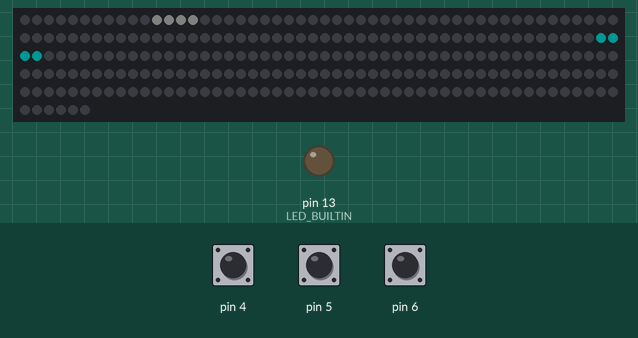
A sketch run on a simulated Arduino Uno, built with avr-gcc and run on an emulated ATmega328P. Shown: 256 RGB LEDs in strip order, left to right, continuing on the next row, output pins drawn as LEDs (lit = HIGH). The test bench sets the inputs (shaded band); at power-on: pin 4 HIGH, pin 5 HIGH, pin 6 HIGH. Dim RGB values are drawn brighter than linear; random numbers use the default seed unless the sketch sets one.

Above: at 1.29 s.

The sketch:

Tetruino.ino
```cpp
#include <Arduino.h>
#include <FastLED.h>

#include "Game.hpp"
#include "Bounds.hpp"
#include "Input.hpp"

using namespace Tetruino;

// Bounds = X, Y of the matrix
// KeyMap = Left, Right, Rotate pins for the input
Game gameInstance(Bounds { 8, 32 }, Input::KeyMap { 4, 5, 6 });

void setup() { gameInstance.setup(); }
void loop()  { gameInstance.loop();  }
```

Block.cpp
```cpp
#include "Block.hpp"

using namespace Tetruino;

Block::Block(const unsigned char size, const YAlignment yAlignment, const BoolArray& shape, const Colour* colour, const int x, const int y):
	size(size), yAlignment(yAlignment), shape(shape), colour(colour), x(x), y(y)
{
	calculateOffset();
}

Block::Block(const Block& other):
	size(other.size), yAlignment(other.yAlignment), shape(other.shape), colour(other.colour), x(other.x), y(other.y)
{
	calculateOffset();
}

// Translation/Rotation
void Block::rotateLeft()
{
	BoolArray output(size * size);

	for(uint8_t x = 0; x < size; x++)
	for(uint8_t y = 0; y < size; y++)
	{
		const uint8_t newX = size - y - 1;
		const uint8_t newY = x;

		output.set((y * size) + x, shape.get((newY * size) + newX));
	}

	// Copy array
	shape.clear();
	for(uint8_t i = 0; i < size * size; i++) shape.set(i, output.get(i));
	calculateOffset();
}

void Block::rotateRight()
{
	BoolArray output(size * size);

	for(uint8_t x = 0; x < size; x++)
	for(uint8_t y = 0; y < size; y++)
	{
		const uint8_t newX = y;
		const uint8_t newY = size - x - 1;

		output.set((y * size) + x, shape.get((newY * size) + newX));
	}

	// Copy array
	shape.clear();
	for(uint8_t i = 0; i < size * size; i++) shape.set(i, output.get(i));
	calculateOffset();
}

Block::ShapeBounds Block::getBounds() const
{
	ShapeBounds bounds { size, 0, size, 0 };

	// Find bounds of actual shape
	for(uint8_t y = 0; y < size; y++)
	for(uint8_t x = 0; x < size; x++)
	{
		if(shape.get(x + (y * size)))
		{
			if(bounds.minX > x) bounds.minX = x;
			if(bounds.maxX < x) bounds.maxX = x;
			if(bounds.minY > y) bounds.minY = y;
			if(bounds.maxY < y) bounds.maxY = y;
		}
	}

	return bounds;
}

void Block::calculateOffset()
{
	const Block::ShapeBounds bounds = getBounds();

	offsetX = -bounds.minX;
	switch(yAlignment)
	{
		default:
		case YAlignment::down:
			offsetY = size - (bounds.maxY + 1);
			break;
		case YAlignment::up:
			offsetY = -bounds.minY;
			break;
	}
}

uint8_t Block::ShapeBounds::getWidth()	const { return (maxX - minX) + 1; }
uint8_t Block::ShapeBounds::getHeight()	const { return (maxY - minY) + 1; }

/*
	Definitions
 */
using YAlignment = Tetruino::Block::YAlignment;

constexpr uint8_t IShapeRaw[] = { 0b00001111u, 0b00000000u };
const BoolArray IShape(16, IShapeRaw);
const Colour IColour = Colour { 0, ColourBrightness, ColourBrightness };
const Block Blocks::I = Block(4, YAlignment::up, IShape, &IColour);

constexpr uint8_t OShapeRaw[] = { 0b1111u };
const BoolArray OShape(4, OShapeRaw);
const Colour OColour = Colour { ColourBrightness, ColourBrightness, 0 };
const Block Blocks::O = Block(2, YAlignment::down, OShape, &OColour);

constexpr uint8_t TShapeRaw[] = { 0b00010111u, 0b0u };
const BoolArray TShape(9, TShapeRaw);
const Colour TColour = Colour { ColourBrightness, 0, ColourBrightness };
const Block Blocks::T = Block(3, YAlignment::up, TShape, &TColour);

constexpr uint8_t SShapeRaw[] = { 0b00011110u, 0b0u };
const BoolArray SShape(9, SShapeRaw);
const Colour SColour = Colour { 0, ColourBrightness, 0 };
const Block Blocks::S = Block(3, YAlignment::up, SShape, &SColour);

constexpr uint8_t ZShapeRaw[] = { 0b00110011u, 0b0u };
const BoolArray ZShape(9, ZShapeRaw);
const Colour ZColour = Colour { ColourBrightness, 0, 0 };
const Block Blocks::Z = Block(3, YAlignment::up, ZShape, &ZColour);

constexpr uint8_t JShapeRaw[] = { 0b00111001u, 0b0u };
const BoolArray JShape(9, JShapeRaw);
const Colour JColour = Colour { 0, 0, ColourBrightness };
const Block Blocks::J = Block(3, YAlignment::up, JShape, &JColour);

constexpr uint8_t LShapeRaw[] = { 0b00111100u, 0b0u };
const BoolArray LShape(9, LShapeRaw);
const Colour LColour = { ColourBrightness, ColourBrightness / 4, 0 };
const Block Blocks::L = Block(3, YAlignment::up, LShape, &LColour);
```

Block.hpp
```cpp
#ifndef TETRUINO_BLOCK_HPP
#define TETRUINO_BLOCK_HPP

#include "Colour.hpp"
#include "BoolArray.hpp"

namespace Tetruino
{
	struct Block
	{
		enum class YAlignment : int8_t { up = 1, down = -1 };

		Block(unsigned char size, YAlignment yAlignment, const BoolArray& shape, const Colour* colour, int x = 0, int y = 0);
		Block(const Block& other);

		const uint8_t size;
		const YAlignment yAlignment;

		BoolArray shape;
		const Colour* colour;

		struct ShapeBounds
		{
			uint8_t minX; uint8_t maxX;
			uint8_t minY; uint8_t maxY;

			uint8_t getWidth() const;
			uint8_t getHeight() const;
		};
		Block::ShapeBounds getBounds() const;

		int x, y;
		int8_t offsetX, offsetY;

		void rotateLeft();
		void rotateRight();
	private:
		void calculateOffset();
	};

	namespace Blocks
	{
		static constexpr uint8_t blockCount = 7;

		extern const Block I;
		extern const Block O;
		extern const Block T;
		extern const Block S;
		extern const Block Z;
		extern const Block J;
		extern const Block L;
	};
}

#endif
```

BoolArray.cpp
```cpp
#include "BoolArray.hpp"

using namespace Tetruino;

BoolArray::BoolArray(const unsigned long size, const uint8_t state[]) : size(size)
{
	// Calculate byte count
	arrayBytesCount = size / 8u;
	if(size % 8 > 0) arrayBytesCount++;

	// Allocate bytes
	arrayBytes = new uint8_t[arrayBytesCount];

	// If state is not supplied, clear, otherwise set the state.
	if(state == nullptr) clear();
	else for(unsigned int i = 0; i < arrayBytesCount; i++) arrayBytes[i] = state[i];
}

BoolArray::BoolArray(const BoolArray& other) : size(other.size), arrayBytesCount(other.arrayBytesCount)
{
	// Copy other bool array
	arrayBytes = new uint8_t[arrayBytesCount];
	for(unsigned int i = 0; i < arrayBytesCount; i++) arrayBytes[i] = other.arrayBytes[i];
}

// Set to new bool array
BoolArray& BoolArray::operator=(const BoolArray& other)
{
	arrayBytesCount = other.arrayBytesCount;

	// Reallocate bytes to other, hopefully doesn't cause fragmentation.
	delete[] arrayBytes;
	arrayBytes = new uint8_t[arrayBytesCount];

	// Copy & return reference
	for(unsigned int i = 0; i < arrayBytesCount; i++) arrayBytes[i] = other.arrayBytes[i];
	return *this;
}

BoolArray::~BoolArray()
{
	delete[] arrayBytes;
}


unsigned long BoolArray::getSize() { return size; }

bool BoolArray::get(const unsigned long index) const
{
	const unsigned int arrayIndex = index / 8u;
	const uint8_t byteIndex = index % 8u;

	return (arrayBytes[arrayIndex] >> byteIndex) & 1;
}

void BoolArray::set(const unsigned long index, const bool value)
{
	const unsigned int arrayIndex = index / 8u;
	const uint8_t byteIndex = index % 8u;

	arrayBytes[arrayIndex] = arrayBytes[arrayIndex] & (0xff - (1 << byteIndex));
	arrayBytes[arrayIndex] += (uint8_t) value << byteIndex;
}

void BoolArray::clear()
{
	for(unsigned int i = 0; i < arrayBytesCount; i++) arrayBytes[i] = 0;
}
```

BoolArray.hpp
```cpp
#ifndef TETRUINO_BOOLARRAY_HPP
#define TETRUINO_BOOLARRAY_HPP

#include <Arduino.h>

namespace Tetruino
{
	class BoolArray
	{
	public:
		BoolArray(unsigned long size, const uint8_t state[] = nullptr);
		BoolArray(const BoolArray& other);
		~BoolArray();

		unsigned long getSize();

		bool get(unsigned long index) const;		// Read
		void set(unsigned long index, bool value);	// Write

		void clear();

		BoolArray& operator=(const BoolArray& other);
	protected:
		unsigned long size;

		uint8_t* arrayBytes;
		unsigned int arrayBytesCount;
	};
}

#endif
```

Bounds.hpp
```cpp
#ifndef TETRUINO_BOUNDS_HPP
#define TETRUINO_BOUNDS_HPP

namespace Tetruino
{
	struct Bounds
	{
		uint8_t width, height;
		inline uint16_t getGridCount() const { return width * height; };
	};
}

#endif
```

Colour.hpp
```cpp
#ifndef TETRUINO_COLOUR_HPP
#define TETRUINO_COLOUR_HPP

#include <FastLED.h>

namespace Tetruino
{
	typedef CRGB Colour;

	constexpr uint8_t ColourBrightness = 20;
}

#endif
```

Game.cpp
```cpp
#include "Game.hpp"

using namespace Tetruino;

Game::~Game()
{
	if(currentBlock != nullptr)	delete currentBlock;
}

void Game::setup()
{
	// Random pin
	pinMode(LED_BUILTIN, OUTPUT);
	pinMode(A0, INPUT);

	// Create first blocks
	nextBlock = getRandomBlock();
	currentBlock = new Block(*getRandomBlock());
	currentBlock->x = centreBlockX(*currentBlock);

	render();
	lastTime = micros();
}

void Game::loop()
{
	// Timer stuff
	timer += micros() - lastTime;
	lastTime = micros();

	// Update block every second
	if(timer >= 100000)
	{
		// Drop block
		if(world.hitBottom(*currentBlock))	// Hit bottom
		{
			// Add block
			world.addBlock(*currentBlock);

			// Clear
			clearLines();

			// Select next
			pickNextBlock();
		}
		else currentBlock->y++;

		// Reset timer
		timer = 0;
	}

	// Get Input
	input.update();

	/* Flip these if you want to. */
	if(input.left() && !world.hitLeft(*currentBlock))	currentBlock->x--;
	if(input.right() && !world.hitRight(*currentBlock))	currentBlock->x++;
	if(input.rotate())	currentBlock->rotateRight();

	// Always render
	render();
}

inline void Game::clearLines()
{
	// Get the line numbers
	Vector<uint8_t>* lines = world.checkLines();

	// Nothing to do, and lines isn't allocated.
	// Technically could memory leak here, but I don't see how from the world.checkLines method.
	if(lines == nullptr) return;

	// Iterate through each line
	auto* current = lines;
	while(current != nullptr)
	{
		// Display line
		for(uint8_t x = 0; x < world.bounds.width; x++)
		{
			renderer.drawPixel(x, current->value, Colour { ColourBrightness * 2, ColourBrightness * 2, ColourBrightness * 2 });
			renderer.draw();
			delay(50);
		}

		// Clear line
		world.clearLine(current->value);

		// Reset renderer
		render();

		// Next
		current = current->next;
	}
	delete lines;
}

void Game::render()
{
	renderer.clear();

	renderWorldStatic();
	renderCurrentBlock();
	renderNextBlock();

	renderer.draw();
}

inline void Game::renderWorldStatic()
{
	renderer.drawMap(world.blockMap, world.bounds);
}

inline void Game::renderCurrentBlock()
{
	renderer.drawBlock(*currentBlock, currentBlock->x, currentBlock->y);
}

inline void Game::renderNextBlock()
{
	constexpr uint8_t brightness = ColourBrightness / 4;
	const Block::ShapeBounds shapeBounds = nextBlock->getBounds();
	const uint8_t blockWidth = shapeBounds.maxX - shapeBounds.minX;

	renderer.drawBlock
	(
		*nextBlock,
		6 - blockWidth, 1,
		true, Colour { brightness, brightness, brightness },
		true
	);
}

inline void Game::pickNextBlock()
{
	// Replace next block
	delete currentBlock;
	currentBlock = new Block(*nextBlock);
	currentBlock->x = centreBlockX(*currentBlock);
	nextBlock = getRandomBlock();
}

inline const Block* Game::getRandomBlock()
{
	switch(random(Blocks::blockCount))
	{
		default:
		case 0: return &Blocks::I;
		case 1: return &Blocks::O;
		case 2: return &Blocks::T;
		case 3: return &Blocks::S;
		case 4: return &Blocks::Z;
		case 5: return &Blocks::J;
		case 6: return &Blocks::L;
	}
}

inline int Game::centreBlockX(const Block& block) const
{
	return (world.bounds.width / 2) - (block.getBounds().getWidth() / 2);
}
```

Game.hpp
```cpp
#ifndef TETRUINO_GAME_HPP
#define TETRUINO_GAME_HPP

#include "Renderer.hpp"
#include "World.hpp"
#include "Input.hpp"
#include "Block.hpp"

#include <Arduino.h>

namespace Tetruino
{
	class Game final
	{
	public:
		Game(const Bounds& bounds, const Input::KeyMap& keymap) : renderer(bounds), world(bounds), input(keymap) {}
		~Game();

		void setup();
		void loop();
	private:
		// Core objects
		Renderer renderer;
		World world;
		Input input;

		// Game loop
		unsigned long timer = 0;
		unsigned long lastTime = 0;

		// Block randomization
		const Block* nextBlock;
		Block* currentBlock;

		inline void pickNextBlock();
		inline const Block* getRandomBlock();

		inline void clearLines();

		// Rendering
		void render();
		inline void renderWorldStatic();
		inline void renderCurrentBlock();
		inline void renderNextBlock();

		// Tools
		inline int centreBlockX(const Block& block) const;
	};
}

#endif
```

Input.cpp
```cpp
#include "Input.hpp"

using namespace Tetruino;

Input::Input(const KeyMap& keymap) : keymap(keymap)
{
	// Initialise pins
	for(size_t i = 0; i < sizeof(KeyMap); i++) pinMode(keymap.raw[i], INPUT_PULLUP);
}


/*
	Key Updates
 */

void updateKey(const uint8_t key, bool* downVar, bool* pressedVar)
{
	*downVar = digitalRead(key) == LOW;
	if(!*downVar) *pressedVar = false;
}

void Input::update()
{
	updateKey(keymap.left, &leftDown, &leftPressed);
	updateKey(keymap.right, &rightDown, &rightPressed);
	updateKey(keymap.rotate, &rotateDown, &rotatePressed);
}


/*
	Key Checks
 */

bool checkKey(const bool downVar, bool* pressedVar)
{
	if(downVar && !*pressedVar)
	{
		*pressedVar = true;
		return true;
	}
	else return false;
}

bool Input::left()		{ return checkKey(leftDown, &leftPressed); }
bool Input::right()		{ return checkKey(rightDown, &rightPressed); }
bool Input::rotate()	{ return checkKey(rotateDown, &rotatePressed); }
```

Input.hpp
```cpp
#ifndef TETRUINO_INPUT_HPP
#define TETRUINO_INPUT_HPP

#include <Arduino.h>

namespace Tetruino
{
	class Input
	{
	public:
		// POD, always uint8_t for pins.
		union KeyMap
		{
			struct
			{
				uint8_t left;
				uint8_t right;

				uint8_t rotate;
			};

			uint8_t raw[3];
		};

		// Vars
		Input(const KeyMap& keymap);
		const KeyMap keymap;

		// Update
		void update();

		// Checks
		bool left();
		bool right();
		bool rotate();
	private:
		// Status
		bool leftDown = false;
		bool leftPressed = false;

		bool rightDown = false;
		bool rightPressed = false;

		bool rotateDown = false;
		bool rotatePressed = false;
	};
}

#endif
```

Renderer.cpp
```cpp
#include "Renderer.hpp"
#include <FastLED.h>

#include <Arduino.h>

using namespace Tetruino;

// Set pin here
constexpr uint8_t OutputPin = 3;
#define FLIP_EVEN

Renderer::Renderer(const Bounds& bounds) : bounds(bounds)
{
	buffer = new Colour[bounds.getGridCount()];

	/*
	 * This is required to set the memory,
	 * to avoid the previous block before this was allocated being read.
	 */
	clear();
	FastLED.addLeds<LEDType, OutputPin>(buffer, bounds.getGridCount());
}

Renderer::~Renderer()
{
	delete[] buffer;
}

void Renderer::drawPixel(int x, int y, const Colour colour)
{
	if(x < 0 || x > bounds.width) return;
	if(y < 0 || y > bounds.height) return;
	buffer[x + (y * bounds.width)] = colour;
}

void Renderer::drawBlock
(
	const Block& block,
	const int x, const int y,
	const bool customColour, const Colour colour,
	const bool additive
)
{
	for(uint8_t blockY = 0; blockY < block.size; blockY++)
	for(uint8_t blockX = 0; blockX < block.size; blockX++)
	{
		// Next iteration if block doesn't exist at this point
		if(!block.shape.get(blockX + (blockY * block.size))) continue;

		// Get final coords
		const int bufferX = blockX + x + block.offsetX;
		const int bufferY = blockY + y + block.offsetY;

		// Bounds checks
		if(bufferX < 0 || bufferY < 0) continue;
		if(bufferX >= bounds.width) continue;
		if(bufferY >= bounds.height) continue;

		// Set buffer
		const int bufferIndex = bufferX + (bufferY * bounds.width);
		if(bufferIndex > (int) bounds.getGridCount()) return;

		const Colour finalColour = customColour ? colour : *(block.colour);
		if(!additive) buffer[bufferIndex] = finalColour;
		else
		{
			Colour oldColour = buffer[bufferIndex];
			oldColour.r += finalColour.r;
			oldColour.g += finalColour.g;
			oldColour.b += finalColour.b;
			buffer[bufferIndex] = oldColour;
		}
	}
}

void Renderer::drawMap(const Colour** map, const Bounds& bounds)
{
	for(unsigned short i = 0; i < bounds.getGridCount(); i++)
	{
		// Avoid buffer overflow
		if(map[i] != nullptr) buffer[i] = *map[i];
	}
}

void Renderer::draw()
{
	flipBuffer();
	FastLED.show();
}

void Renderer::clear()
{
	for(unsigned short i = 0; i < bounds.getGridCount(); i++)
	{
		// Set buffer to all black.
		buffer[i] = Colour { 0, 0, 0 };
	}
}

void Renderer::flipBuffer()
{
	#if !(defined(FLIP_EVEN) || defined(FLIP_ODD))
	return;
	#endif

	for(uint8_t y = 0; y < bounds.height; y++)
	{
		bool flip = false;

		#ifdef FLIP_EVEN
		flip |= y % 2 == 0;
		#endif

		#ifdef FLIP_ODD
		flip |= y % 2 == 1;
		#endif

		// If it doesn't need to flip, iterate to the next time
		if(!flip) continue;

		// Copy line to new array flipped
		Colour* row = new Colour[bounds.width];
		for(uint8_t x = 0; x < bounds.width; x++)
		{
			row[bounds.width - x - 1] = buffer[x + (y * bounds.width)];
		}

		// Copy back
		for(uint8_t x = 0; x < bounds.width; x++)
		{
			buffer[x + (y * bounds.width)] = row[x];
		}
		delete[] row;
	}
}
```

Renderer.hpp
```cpp
#ifndef TETRUINO_RENDERER_HPP
#define TETRUINO_RENDERER_HPP

#include "Colour.hpp"
#include "Bounds.hpp"
#include "Block.hpp"

#define LEDType NEOPIXEL

namespace Tetruino
{
	class Renderer
	{
	public:
		Renderer(const Bounds& bounds);
		~Renderer();

		void drawPixel(int x, int y, Colour colour);
		void drawBlock
		(
			const Block& block,
			int x, int y,
			bool customColour = false, Colour colour = Colour { 0, 0, 0 },
			bool additive = false
		);
		void drawMap(const Colour** map, const Bounds& bounds);

		void draw();
		void clear();
	private:
		void flipBuffer();
	protected:
		const Bounds bounds;
		Colour* buffer;
	};
}

#endif
```

Vector.hpp
```cpp
#ifndef TETRUINO_VECTOR_HPP
#define TETRUINO_VECTOR_HPP

namespace Tetruino
{
	template<typename T> class Vector final
	{
	public:
		Vector(T value) : value(value), next(nullptr) {}
		~Vector() { if(next != nullptr) delete next; }

		T value;
		Vector* next;
	};
}

#endif
```

World.hpp
```cpp
#ifndef TETRUINO_WORLD_HPP
#define TETURINO_WORLD_HPP

#include "Block.hpp"
#include "Bounds.hpp"
#include "Vector.hpp"

#include <Arduino.h>

namespace Tetruino
{
	struct World final
	{
	public:
		World(const Bounds& bounds);
		~World();

		const Bounds bounds;
		const Colour** blockMap;

		void addBlock(const Block& block);

		Vector<uint8_t>* checkLines();
		void clearLine(uint8_t line);

		bool hitBottom(const Block& block);
		bool hitLeft(const Block& block);
		bool hitRight(const Block& block);
	};
}

#endif
```

Source omitted: World.cpp (4514 bytes)
